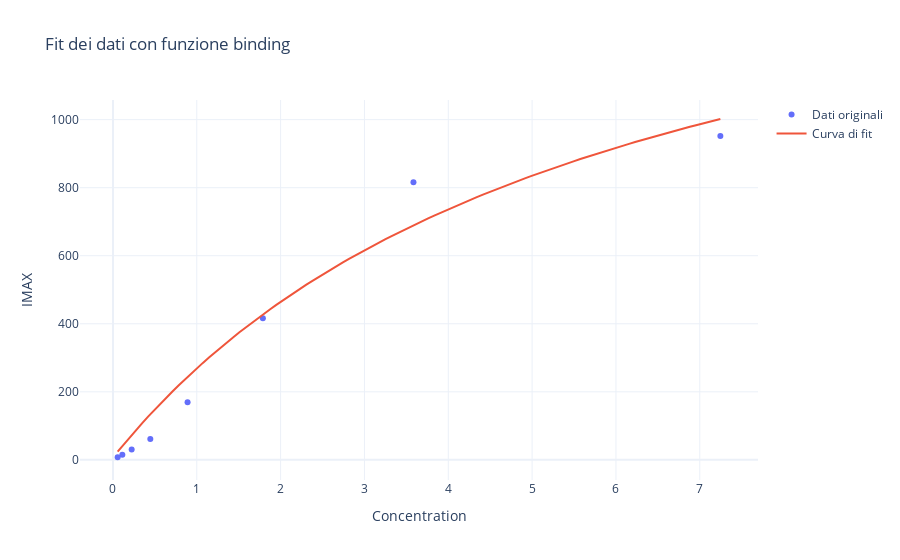

The cell this chart's notebook holds for it:
### Code cell
# Rimuovere l'ultimo valore da concentration e IMAX_values
P = C_f_reale[:-1]
y = IMAX_values[:-1]

# Esegui il fit con curve_fit
initial_params = [max(y), 3, np.median(P)]  # Δη = max(y), n = 1, KD = valore mediano di P
popt, pcov = curve_fit(funzione_binding, P, y, p0=initial_params)

# Parametri ottimizzati
Δη_fit, n_fit, KD_fit = popt
# Calcola gli errori sui parametri del fit
errors = np.sqrt(np.diag(pcov))
error_Δη, error_n, error_KD = errors

# Stampa gli errori
print(f"Δη: {Δη_fit:.2e} ± {error_Δη:.2e}")
print(f"n: {n_fit:.2e} ± {error_n:.2e}")
print(f"KD: {KD_fit:.2e} ± {error_KD:.2e}")

# Crea un array di valori per P per il grafico del fit
P_fit = np.linspace(min(P), max(P), 100)
y_fit = funzione_binding(P_fit, Δη_fit, n_fit, KD_fit)

# Crea il grafico con Plotly
fig = go.Figure()
fig.add_trace(go.Scatter(x=P, y=y, mode='markers', name='Dati originali'))
fig.add_trace(go.Scatter(x=P_fit, y=y_fit, mode='lines', name='Curva di fit'))
fig.update_layout(
    title='Fit dei dati con funzione binding',
    xaxis_title='Concentration',
    yaxis_title='IMAX',
    template='plotly_white'
)
fig.show()

# Crea un DataFrame Pandas con i risultati del fit
fit_results_df = pd.DataFrame({
    'Parameter': ['Δη', 'n', 'KD'],
    'Value': [Δη_fit, n_fit, KD_fit]
})
print(fit_results_df)

### Figure 1 — Plotly figure (JSON) as saved in the notebook; plotly's stock layout.template omitted (floating-point values rounded to 4 significant figures)
{"data": [{"mode": "markers", "name": "Dati originali", "type": "scatter", "x": [7.245, 3.585, 1.788, 0.89, 0.4456, 0.2231, 0.1119, 0.05588], "y": [951.9, 816.0, 416.0, 169.7, 61.04, 30.64, 14.9, 7.69]}, {"mode": "lines", "name": "Curva di fit", "type": "scatter", "x": [0.05588, 0.1285, 0.2011, 0.2738, 0.3464, 0.419, 0.4916, 0.5642, 0.6369, 0.7095, 0.7821, 0.8547, 0.9273, 1.0, 1.073, 1.145, 1.218, 1.29, 1.363, 1.436, 1.508, 1.581, 1.654, 1.726, 1.799, 1.871, 1.944, 2.017, 2.089, 2.162, 2.235, 2.307, 2.38, 2.452, 2.525, 2.598, 2.67, 2.743, 2.816, 2.888, 2.961, 3.033, 3.106, 3.179, 3.251, 3.324, 3.396, 3.469, 3.542, 3.614, 3.687, 3.76, 3.832, 3.905, 3.977, 4.05, 4.123, 4.195, 4.268, 4.341, 4.413, 4.486, 4.558, 4.631, 4.704, 4.776, 4.849, 4.922, 4.994, 5.067, 5.139, 5.212, 5.285, 5.357, 5.43, 5.503, 5.575, 5.648, 5.72, 5.793, 5.866, 5.938, 6.011, 6.084, 6.156, 6.229, 6.301, 6.374, 6.447, 6.519, 6.592, 6.664, 6.737, 6.81, 6.882, 6.955, 7.028, 7.1, 7.173, 7.245], "y": [24.06, 45.63, 66.69, 87.24, 107.3, 126.9, 146.1, 164.8, 183.2, 201.1, 218.6, 235.8, 252.5, 269.0, 285.0, 300.8, 316.2, 331.3, 346.2, 360.7, 374.9, 388.9, 402.6, 416.0, 429.2, 442.1, 454.8, 467.2, 479.5, 491.5, 503.3, 514.9, 526.2, 537.4, 548.4, 559.2, 569.8, 580.3, 590.5, 600.6, 610.5, 620.3, 629.9, 639.4, 648.7, 657.8, 666.8, 675.7, 684.5, 693.1, 701.5, 709.9, 718.1, 726.2, 734.2, 742.0, 749.8, 757.4, 765.0, 772.4, 779.7, 786.9, 794.0, 801.0, 808.0, 814.8, 821.5, 828.1, 834.7, 841.2, 847.5, 853.8, 860.1, 866.2, 872.3, 878.2, 884.1, 890.0, 895.7, 901.4, 907.0, 912.6, 918.0, 923.5, 928.8, 934.1, 939.3, 944.5, 949.5, 954.6, 959.6, 964.5, 969.3, 974.2, 978.9, 983.6, 988.3, 992.8, 997.4, 1002.0]}], "layout": {"autosize": true, "title": {"text": "Fit dei dati con funzione binding"}, "xaxis": {"autorange": true, "range": [-0.4442, 7.746], "title": {"text": "Concentration"}, "type": "linear"}, "yaxis": {"autorange": true, "range": [-72.41, 1058.0], "title": {"text": "IMAX"}, "type": "linear"}}}
